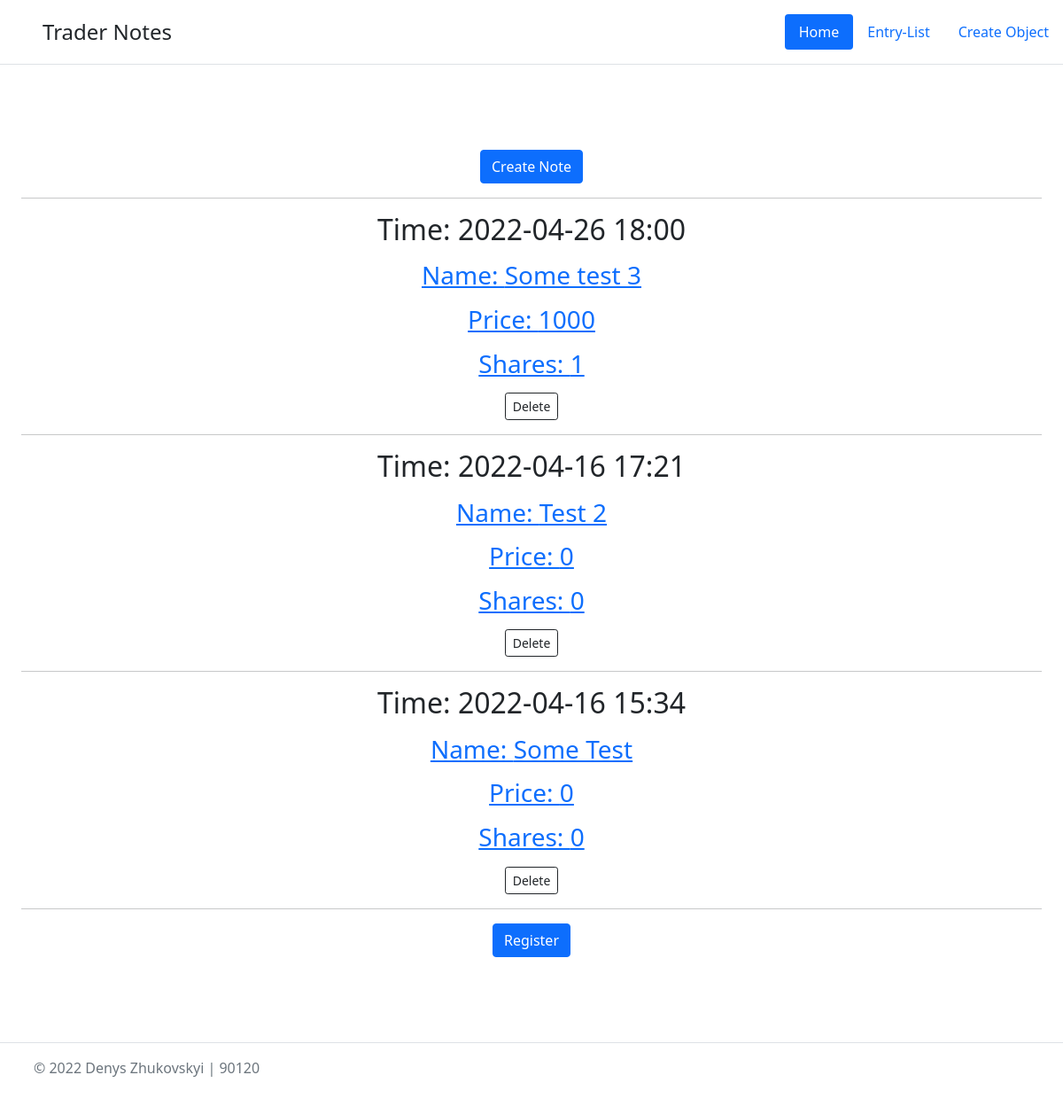
/entry-list, run on the app's committed database.
### app_app/models.py (models this page shows, shortened)
class Entry(models.Model):
    user = models.ForeignKey(User, on_delete=models.SET_NULL, null=True, blank=True)
    title = models.CharField(max_length=200)
    price = models.CharField(max_length=200)
    shares = models.CharField(max_length=200)
    content = models.TextField()
    date_created = models.DateTimeField(default=timezone.now)
    class Meta:
        verbose_name_plural = "Entries"

### app_app/views.py (the view)
# urls.py: path("entry-list", views.EntryListView.as_view(), name="entry-list"),
class EntryListView(ListView):
    model = Entry
    queryset = Entry.objects.all().order_by("-date_created")

### app_app/templates/app_app/entry_list.html (shortened to what this page needs)
<!DOCTYPE html>
<html lang="en">
<head>
</head>
<body>
    {% extends 'app_app/header.html' %}
        {% block content %}
        <div class="px-4 py-5 my-5 text-center">
            <a href = "{% url 'entry-create' %}" class="btn btn-primary">Create Note</a>
            <hr>
            {% for entry in entry_list %}
                    <article>
                        <h2 class="{{ entry.date_created|date:'l' }}">
                            <p> Time: {{ entry.date_created|date:'Y-m-d H:i' }}</p>
                        </h2>
                        <h3>
                            <a href="{% url 'entry-detail' entry.id %}">
                                <p>Name: {{ entry.title }}</p>
                            </a>
                        </h3>
                        <h3>
                            <a href="{% url 'entry-detail' entry.id %}">
                                <p>Price: {{ entry.price }}</p>
                            </a>
                        </h3>
                        <h3>
                            <a href="{% url 'entry-detail' entry.id %}">
                                <p>Shares: {{ entry.shares }}</p>
                            </a>
                        </h3>
                        <a href = "{% url 'entry-delete' entry.id %}" class="btn btn-outline-dark btn-sm m1">Delete</a>
                    </article>
                    <hr>
                {% endfor %}
                {% if request.user.is_authenticated %}
                    <p>Hello {{request.user}}</p>
                    <a class="btn btn-primary" href="{% url 'logout' %}">Logout</a>
                {% else %}
                    <a class="btn btn-primary" href="{% url 'test' %}">Register</a>
            {% endif %}
        </div>
        {% endblock content %}

### data on the page
Entry: date_created "2022-04-26 18:00", title "Some test 3", price "1000", shares "1"
Entry: date_created "2022-04-16 17:21", title "Test 2", price "0", shares "0"
Entry: date_created "2022-04-16 15:34", title "Some Test", price "0", shares "0"
